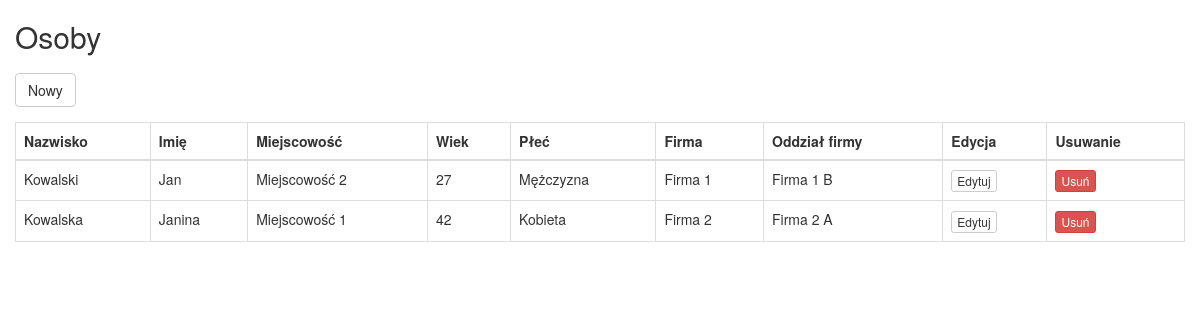
The page / on the database its author committed.
### tables this page shows
CREATE TABLE `osoby` (
  `id_osoby` int(11) NOT NULL,
  `nazwisko` varchar(32) NOT NULL,
  `imie` varchar(32) NOT NULL,
  `id_miejscowosci` int(11) NOT NULL,
  `data_urodzenia` date NOT NULL,
  `id_oddzialy_firmy` int(11) NOT NULL
);

CREATE TABLE `miejscowosci` (
  `id_miejscowosci` int(11) NOT NULL,
  `miejscowosc` varchar(32) NOT NULL
);

CREATE TABLE `firmy` (
  `id_firmy` int(11) NOT NULL,
  `firma` varchar(32) NOT NULL
);

CREATE TABLE `oddzialy_firmy` (
  `id_oddzialy_firmy` int(11) NOT NULL,
  `oddzial_firmy` varchar(32) NOT NULL,
  `id_firmy` int(11) NOT NULL
);

### index.php (the view, shortened to what this page needs)
<?php
try
{
	require_once "system/db_conn.php";
	$stmt = $conn->prepare("SELECT o.id_osoby, o.nazwisko, o.imie, o.data_urodzenia, m.miejscowosc, f.firma, of.oddzial_firmy
												FROM osoby AS o
												LEFT JOIN miejscowosci AS m ON o.id_miejscowosci = m.id_miejscowosci
												LEFT JOIN oddzialy_firmy AS of ON o.id_oddzialy_firmy = of.id_oddzialy_firmy
												LEFT JOIN firmy AS f ON of.id_firmy = f.id_firmy");
	$stmt->execute();
}
catch(PDOException $e)
{
	$db_error = "System jest chwilowo niedostępny. Prosimy spóbować za klika minut.";
}
?>
<!DOCTYPE html>
<html lang="pl">
<head>
  <link rel="stylesheet" href="css/bootstrap.min.css">
  <link rel="stylesheet" href="css/style.css">
</head>
<body>
<div class="container-fluid">
  <?php if(!isset($db_error)) { ?>
  <h2 class="main-header">Osoby</h2>
  <a class="btn btn-default" href="dodawanie-osoby">Nowy</a>
  <?php if($stmt->rowCount() > 0) { ?>
  <table class="table table-bordered table_with_margin">
    <thead>
      <tr>
        <th>Nazwisko</th>
        <th>Imię</th>
        <th>Miejscowość</th>
		<th>Wiek</th>
		<th>Płeć</th>
		<th>Firma</th>
		<th>Oddział firmy</th>
		<th>Edycja</th>
		<th>Usuwanie</th>
      </tr>
    </thead>
    <tbody>
	<?php
	$today = new DateTime();
	while($row = $stmt->fetch(PDO::FETCH_ASSOC)) {
	?>
      <tr>
        <td><?php echo $row['nazwisko']; ?></td>
        <td><?php echo $row['imie']; ?></td>
        <td><?php echo $row['miejscowosc']; ?></td>
        <td><?php $date_of_birth = new DateTime($row['data_urodzenia']); $years = $date_of_birth->diff($today); echo $years->y; ?></td>
        <td><?php if(substr($row['imie'], -1) == 'a') echo "Kobieta"; else echo "Mężczyzna"; ?></td>
        <td><?php echo $row['firma']; ?></td>
        <td><?php echo $row['oddzial_firmy']; ?></td>
		<td><a class="btn btn-default btn-xs" href="edycja-osoby?id_osoby=<?php echo $row['id_osoby']; ?>">Edytuj</a></td>
		<td>
			<button type="button" class="btn btn-danger btn-xs btn-delete" data-toggle="modal" data-target="#modal_delete"
						  data-id="<?php echo $row['id_osoby']; ?>">Usuń
			</button>
	    </td>
      </tr>
    <?php } ?>
    </tbody>
  </table>
  <?php } else { ?>
	<p class="table_with_margin">W bazie nie istnieją żadne osoby. Kliknij przycisk nowy, aby dodać jakąś.</p>
  <?php } ?>
  <?php } else {
	echo "<p>".$db_error."</p>";
  } ?>
</div>
</body>
</html>

### css/style.css (style rules this page uses)
.table_with_margin { margin-top: 15px; }
.main-header { margin-bottom: 20px; }

### rows shown on the page
osoby: nazwisko "Kowalski", imie "Jan", id_miejscowosci.miejscowosc "Miejscowość 2", data_urodzenia "27", shows "Mężczyzna", firmy.firma "Firma 1", id_oddzialy_firmy.oddzial_firmy "Firma 1 B"
osoby: nazwisko "Kowalska", imie "Janina", id_miejscowosci.miejscowosc "Miejscowość 1", data_urodzenia "42", shows "Kobieta", firmy.firma "Firma 2", id_oddzialy_firmy.oddzial_firmy "Firma 2 A"
